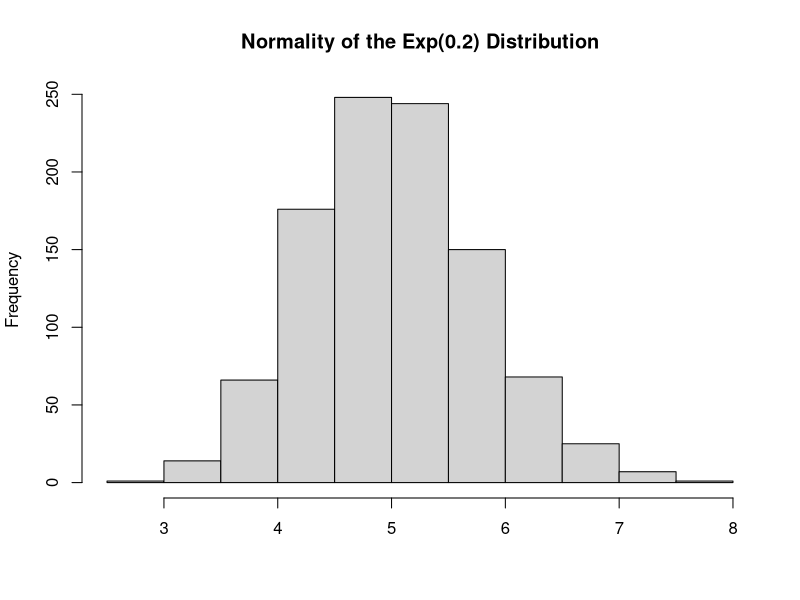

Write R code to recreate this figure.
## ---- chunk 1
lambda <- 0.2
pmu <- 1/lambda
psd <- 1/lambda

n <- 40
nsims <- 1000

set.seed(2)
sim.matrix <- matrix(rexp(n*nsims, lambda), nsims)
## ---- chunk 2
xmu <- mean(apply(sim.matrix, 1, mean))
xmu
## ---- chunk 3
pse <- 5/sqrt(n) # need to divide sd by sqrt(n) to account for sample size
pse

xsd <- sd(apply(sim.matrix, 1, mean)) # the standard deviation of the means
xsd
## ---- chunk 4
hist(apply(sim.matrix, 1, mean), main = "Normality of the Exp(0.2) Distribution", xlab = "")
## ---- chunk 5
xmu + c(-1, 1) * 1.96 * xsd

pmu + c(-1, 1) * 1.96 * psd/sqrt(n) # population CI
